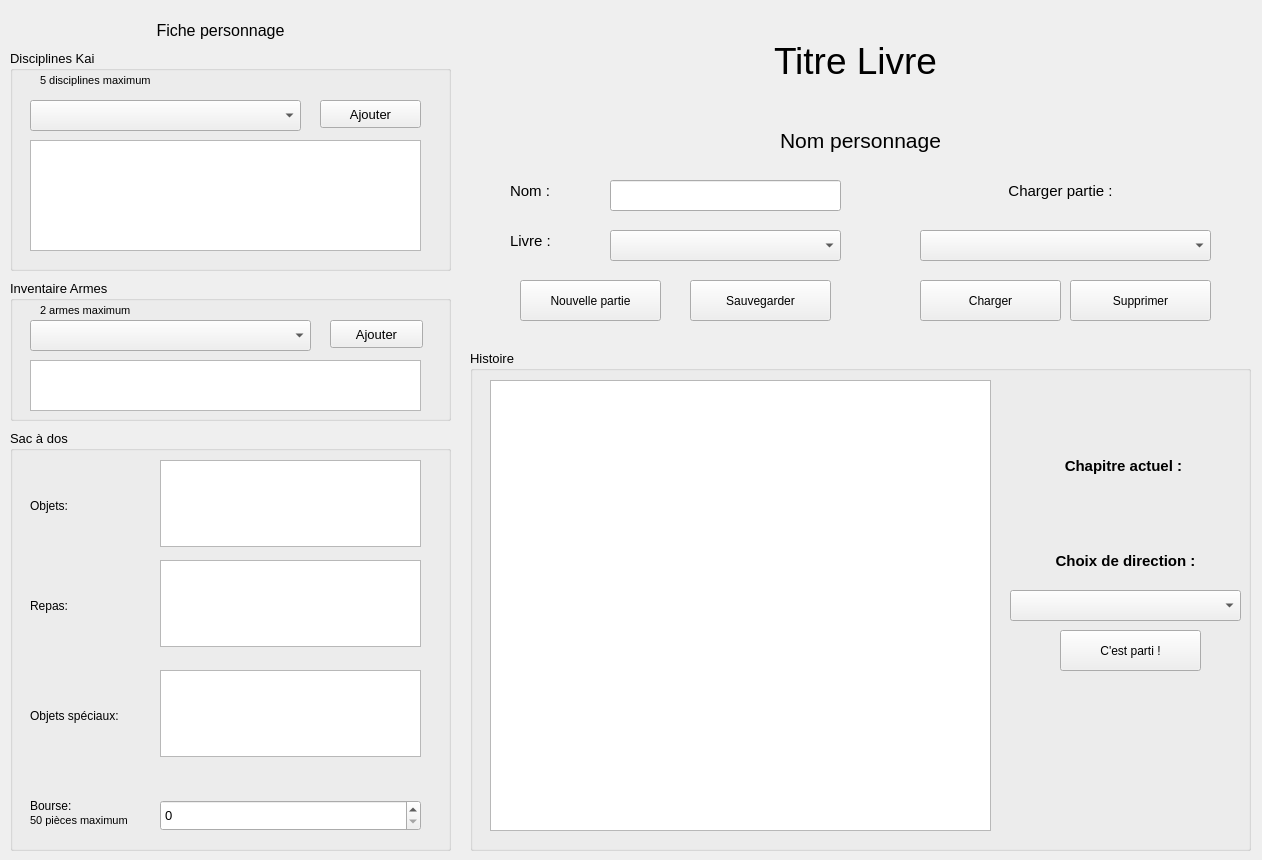
<?xml version="1.0" encoding="UTF-8"?>
<ui version="4.0">
 <class>MainWindow</class>
 <widget class="QMainWindow" name="MainWindow">
  <property name="geometry">
   <rect>
    <x>0</x>
    <y>0</y>
    <width>1262</width>
    <height>860</height>
   </rect>
  </property>
  <property name="windowTitle">
   <string>MainWindow</string>
  </property>
  <widget class="QWidget" name="centralwidget">
   <widget class="QLabel" name="label_titreLivre">
    <property name="geometry">
     <rect>
      <x>470</x>
      <y>10</y>
      <width>771</width>
      <height>101</height>
     </rect>
    </property>
    <property name="font">
     <font>
      <pointsize>28</pointsize>
     </font>
    </property>
    <property name="text">
     <string>Titre Livre</string>
    </property>
    <property name="alignment">
     <set>Qt::AlignCenter</set>
    </property>
   </widget>
   <widget class="QLabel" name="label_nomGrand">
    <property name="geometry">
     <rect>
      <x>500</x>
      <y>120</y>
      <width>721</width>
      <height>41</height>
     </rect>
    </property>
    <property name="font">
     <font>
      <pointsize>16</pointsize>
     </font>
    </property>
    <property name="text">
     <string>Nom personnage</string>
    </property>
    <property name="alignment">
     <set>Qt::AlignCenter</set>
    </property>
   </widget>
   <widget class="QLabel" name="label_fichePersonnage">
    <property name="geometry">
     <rect>
      <x>90</x>
      <y>10</y>
      <width>261</width>
      <height>41</height>
     </rect>
    </property>
    <property name="font">
     <font>
      <pointsize>12</pointsize>
     </font>
    </property>
    <property name="text">
     <string>Fiche personnage</string>
    </property>
    <property name="alignment">
     <set>Qt::AlignCenter</set>
    </property>
   </widget>
   <widget class="QGroupBox" name="groupBox_histoire">
    <property name="geometry">
     <rect>
      <x>470</x>
      <y>350</y>
      <width>781</width>
      <height>501</height>
     </rect>
    </property>
    <property name="font">
     <font>
      <pointsize>10</pointsize>
     </font>
    </property>
    <property name="title">
     <string>Histoire</string>
    </property>
    <widget class="QTextBrowser" name="textBrowser_histoire">
     <property name="geometry">
      <rect>
       <x>20</x>
       <y>30</y>
       <width>501</width>
       <height>451</height>
      </rect>
     </property>
    </widget>
    <widget class="QLabel" name="label_histoire">
     <property name="geometry">
      <rect>
       <x>560</x>
       <y>190</y>
       <width>191</width>
       <height>41</height>
      </rect>
     </property>
     <property name="font">
      <font>
       <pointsize>11</pointsize>
       <weight>75</weight>
       <bold>true</bold>
      </font>
     </property>
     <property name="text">
      <string>Choix de direction :</string>
     </property>
     <property name="alignment">
      <set>Qt::AlignCenter</set>
     </property>
    </widget>
    <widget class="QComboBox" name="comboBox_histoire">
     <property name="geometry">
      <rect>
       <x>540</x>
       <y>240</y>
       <width>231</width>
       <height>31</height>
      </rect>
     </property>
    </widget>
    <widget class="QPushButton" name="button_histoire">
     <property name="geometry">
      <rect>
       <x>590</x>
       <y>280</y>
       <width>141</width>
       <height>41</height>
      </rect>
     </property>
     <property name="font">
      <font>
       <pointsize>9</pointsize>
      </font>
     </property>
     <property name="text">
      <string>C'est parti !</string>
     </property>
    </widget>
    <widget class="QLabel" name="label_histoireChapitre">
     <property name="geometry">
      <rect>
       <x>540</x>
       <y>80</y>
       <width>231</width>
       <height>71</height>
      </rect>
     </property>
     <property name="font">
      <font>
       <pointsize>11</pointsize>
       <weight>75</weight>
       <bold>true</bold>
      </font>
     </property>
     <property name="text">
      <string>Chapitre actuel : </string>
     </property>
     <property name="alignment">
      <set>Qt::AlignCenter</set>
     </property>
    </widget>
    <widget class="QLabel" name="label_histoireChapitre_2">
     <property name="geometry">
      <rect>
       <x>540</x>
       <y>120</y>
       <width>231</width>
       <height>41</height>
      </rect>
     </property>
     <property name="font">
      <font>
       <pointsize>11</pointsize>
      </font>
     </property>
     <property name="text">
      <string/>
     </property>
     <property name="alignment">
      <set>Qt::AlignCenter</set>
     </property>
    </widget>
   </widget>
   <widget class="QGroupBox" name="groupBox_disciplines">
    <property name="geometry">
     <rect>
      <x>10</x>
      <y>50</y>
      <width>441</width>
      <height>221</height>
     </rect>
    </property>
    <property name="font">
     <font>
      <pointsize>10</pointsize>
      <weight>50</weight>
      <bold>false</bold>
     </font>
    </property>
    <property name="title">
     <string>Disciplines Kai</string>
    </property>
    <widget class="QComboBox" name="comboBox_discipline">
     <property name="geometry">
      <rect>
       <x>20</x>
       <y>50</y>
       <width>271</width>
       <height>31</height>
      </rect>
     </property>
    </widget>
    <widget class="QPushButton" name="button_discipline">
     <property name="geometry">
      <rect>
       <x>310</x>
       <y>50</y>
       <width>101</width>
       <height>28</height>
      </rect>
     </property>
     <property name="text">
      <string>Ajouter</string>
     </property>
    </widget>
    <widget class="QLabel" name="label_condition_discipline">
     <property name="geometry">
      <rect>
       <x>30</x>
       <y>20</y>
       <width>261</width>
       <height>21</height>
      </rect>
     </property>
     <property name="font">
      <font>
       <family>MS Shell Dlg 2</family>
       <pointsize>8</pointsize>
       <weight>50</weight>
       <bold>false</bold>
      </font>
     </property>
     <property name="text">
      <string>5 disciplines maximum</string>
     </property>
    </widget>
    <widget class="QListWidget" name="listWidget_disciplines">
     <property name="geometry">
      <rect>
       <x>20</x>
       <y>90</y>
       <width>391</width>
       <height>111</height>
      </rect>
     </property>
    </widget>
   </widget>
   <widget class="QGroupBox" name="groupBox_armes">
    <property name="geometry">
     <rect>
      <x>10</x>
      <y>280</y>
      <width>441</width>
      <height>141</height>
     </rect>
    </property>
    <property name="font">
     <font>
      <pointsize>10</pointsize>
     </font>
    </property>
    <property name="title">
     <string>Inventaire Armes</string>
    </property>
    <widget class="QComboBox" name="comboBox_arme">
     <property name="geometry">
      <rect>
       <x>20</x>
       <y>40</y>
       <width>281</width>
       <height>31</height>
      </rect>
     </property>
    </widget>
    <widget class="QPushButton" name="button_arme">
     <property name="geometry">
      <rect>
       <x>320</x>
       <y>40</y>
       <width>93</width>
       <height>28</height>
      </rect>
     </property>
     <property name="text">
      <string>Ajouter</string>
     </property>
    </widget>
    <widget class="QLabel" name="label_condition_arme">
     <property name="geometry">
      <rect>
       <x>30</x>
       <y>20</y>
       <width>261</width>
       <height>21</height>
      </rect>
     </property>
     <property name="font">
      <font>
       <pointsize>8</pointsize>
      </font>
     </property>
     <property name="text">
      <string>2 armes maximum</string>
     </property>
    </widget>
    <widget class="QListWidget" name="listWidget_armes">
     <property name="geometry">
      <rect>
       <x>20</x>
       <y>80</y>
       <width>391</width>
       <height>51</height>
      </rect>
     </property>
    </widget>
   </widget>
   <widget class="QGroupBox" name="groupBox_sac">
    <property name="geometry">
     <rect>
      <x>10</x>
      <y>430</y>
      <width>441</width>
      <height>421</height>
     </rect>
    </property>
    <property name="font">
     <font>
      <pointsize>10</pointsize>
      <weight>50</weight>
      <bold>false</bold>
     </font>
    </property>
    <property name="title">
     <string>Sac à dos</string>
    </property>
    <widget class="QTextEdit" name="textEdit_objet_sac">
     <property name="geometry">
      <rect>
       <x>150</x>
       <y>30</y>
       <width>261</width>
       <height>87</height>
      </rect>
     </property>
    </widget>
    <widget class="QTextEdit" name="textEdit_repas_sac">
     <property name="geometry">
      <rect>
       <x>150</x>
       <y>130</y>
       <width>261</width>
       <height>87</height>
      </rect>
     </property>
    </widget>
    <widget class="QTextEdit" name="textEdit_os_sac">
     <property name="geometry">
      <rect>
       <x>150</x>
       <y>240</y>
       <width>261</width>
       <height>87</height>
      </rect>
     </property>
    </widget>
    <widget class="QSpinBox" name="spinBox_bourse_sac">
     <property name="geometry">
      <rect>
       <x>150</x>
       <y>370</y>
       <width>261</width>
       <height>31</height>
      </rect>
     </property>
    </widget>
    <widget class="QLabel" name="label_objet_sac">
     <property name="geometry">
      <rect>
       <x>20</x>
       <y>40</y>
       <width>81</width>
       <height>71</height>
      </rect>
     </property>
     <property name="font">
      <font>
       <pointsize>9</pointsize>
       <weight>50</weight>
       <bold>false</bold>
      </font>
     </property>
     <property name="text">
      <string>Objets:</string>
     </property>
    </widget>
    <widget class="QLabel" name="label_repas_sac">
     <property name="geometry">
      <rect>
       <x>20</x>
       <y>140</y>
       <width>111</width>
       <height>71</height>
      </rect>
     </property>
     <property name="font">
      <font>
       <pointsize>9</pointsize>
       <weight>50</weight>
       <bold>false</bold>
      </font>
     </property>
     <property name="text">
      <string>Repas:</string>
     </property>
    </widget>
    <widget class="QLabel" name="label_os_sac">
     <property name="geometry">
      <rect>
       <x>20</x>
       <y>250</y>
       <width>131</width>
       <height>71</height>
      </rect>
     </property>
     <property name="font">
      <font>
       <pointsize>9</pointsize>
       <weight>50</weight>
       <bold>false</bold>
      </font>
     </property>
     <property name="text">
      <string>Objets spéciaux:</string>
     </property>
    </widget>
    <widget class="QLabel" name="label_bourse">
     <property name="geometry">
      <rect>
       <x>20</x>
       <y>340</y>
       <width>91</width>
       <height>71</height>
      </rect>
     </property>
     <property name="font">
      <font>
       <pointsize>9</pointsize>
       <weight>50</weight>
       <bold>false</bold>
      </font>
     </property>
     <property name="text">
      <string>Bourse:</string>
     </property>
    </widget>
    <widget class="QLabel" name="label_condition_bourse">
     <property name="geometry">
      <rect>
       <x>20</x>
       <y>380</y>
       <width>121</width>
       <height>21</height>
      </rect>
     </property>
     <property name="font">
      <font>
       <pointsize>8</pointsize>
      </font>
     </property>
     <property name="text">
      <string>50 pièces maximum</string>
     </property>
    </widget>
   </widget>
   <widget class="QComboBox" name="comboBox_livre">
    <property name="geometry">
     <rect>
      <x>610</x>
      <y>230</y>
      <width>231</width>
      <height>31</height>
     </rect>
    </property>
   </widget>
   <widget class="QLineEdit" name="lineEdit_nom">
    <property name="geometry">
     <rect>
      <x>610</x>
      <y>180</y>
      <width>231</width>
      <height>31</height>
     </rect>
    </property>
   </widget>
   <widget class="QComboBox" name="comboBox_sauvegarde">
    <property name="geometry">
     <rect>
      <x>920</x>
      <y>230</y>
      <width>291</width>
      <height>31</height>
     </rect>
    </property>
   </widget>
   <widget class="QPushButton" name="button_charger">
    <property name="geometry">
     <rect>
      <x>920</x>
      <y>280</y>
      <width>141</width>
      <height>41</height>
     </rect>
    </property>
    <property name="font">
     <font>
      <pointsize>9</pointsize>
     </font>
    </property>
    <property name="text">
     <string>Charger</string>
    </property>
   </widget>
   <widget class="QPushButton" name="pushButton_nouvellePartie">
    <property name="geometry">
     <rect>
      <x>520</x>
      <y>280</y>
      <width>141</width>
      <height>41</height>
     </rect>
    </property>
    <property name="font">
     <font>
      <pointsize>9</pointsize>
     </font>
    </property>
    <property name="text">
     <string>Nouvelle partie</string>
    </property>
   </widget>
   <widget class="QLabel" name="label_livre">
    <property name="geometry">
     <rect>
      <x>510</x>
      <y>220</y>
      <width>61</width>
      <height>41</height>
     </rect>
    </property>
    <property name="font">
     <font>
      <pointsize>11</pointsize>
     </font>
    </property>
    <property name="text">
     <string>Livre :</string>
    </property>
    <property name="alignment">
     <set>Qt::AlignLeading|Qt::AlignLeft|Qt::AlignVCenter</set>
    </property>
   </widget>
   <widget class="QLabel" name="label_nomPetit">
    <property name="geometry">
     <rect>
      <x>510</x>
      <y>170</y>
      <width>61</width>
      <height>41</height>
     </rect>
    </property>
    <property name="font">
     <font>
      <pointsize>11</pointsize>
     </font>
    </property>
    <property name="text">
     <string>Nom :</string>
    </property>
    <property name="alignment">
     <set>Qt::AlignLeading|Qt::AlignLeft|Qt::AlignVCenter</set>
    </property>
   </widget>
   <widget class="QLabel" name="label_charger">
    <property name="geometry">
     <rect>
      <x>980</x>
      <y>170</y>
      <width>161</width>
      <height>41</height>
     </rect>
    </property>
    <property name="font">
     <font>
      <pointsize>11</pointsize>
     </font>
    </property>
    <property name="text">
     <string>Charger partie :</string>
    </property>
    <property name="alignment">
     <set>Qt::AlignCenter</set>
    </property>
   </widget>
   <widget class="QPushButton" name="button_sauvegarder">
    <property name="geometry">
     <rect>
      <x>690</x>
      <y>280</y>
      <width>141</width>
      <height>41</height>
     </rect>
    </property>
    <property name="font">
     <font>
      <pointsize>9</pointsize>
     </font>
    </property>
    <property name="text">
     <string>Sauvegarder</string>
    </property>
   </widget>
   <widget class="QPushButton" name="pushButton_supprimer">
    <property name="geometry">
     <rect>
      <x>1070</x>
      <y>280</y>
      <width>141</width>
      <height>41</height>
     </rect>
    </property>
    <property name="font">
     <font>
      <pointsize>9</pointsize>
     </font>
    </property>
    <property name="text">
     <string>Supprimer</string>
    </property>
   </widget>
  </widget>
 </widget>
 <resources/>
 <connections/>
</ui>
